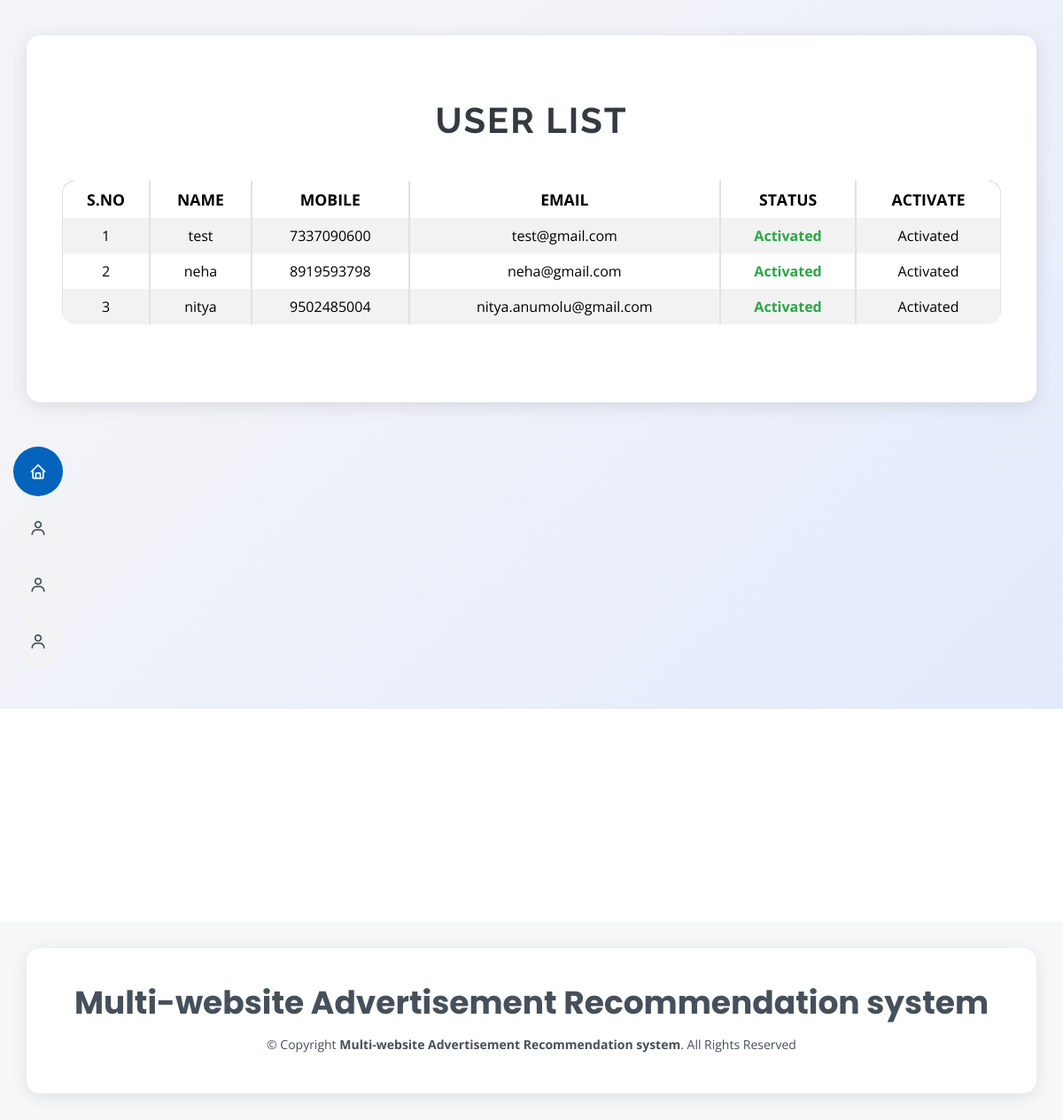
The page /adminhome/ on the database its author committed.
### user/models.py (models this page shows, shortened)
class Usermodel(models.Model):
    name = models.CharField(max_length=100)
    email = models.EmailField(max_length=100)
    password = models.CharField(max_length=100)
    phoneno = models.IntegerField()
    status = models.CharField(max_length=100)
    class Meta:
        db_table = "usermodel"

### multiwebsite/views.py (the view)
# urls.py: path('adminhome/', adms.adminhome, name='adminhome'),
def adminhome(request):
    data = Usermodel.objects.all()
    return render(request, 'admin/adminhome.html', {'data': data})

### assets/templates/admin/adminhome.html (shortened to what this page needs)
{% extends 'admin/adminbase.html' %}
{% load static %}
{% block contents %}
<section class="user-list-section">
    <div class="container py-4">
        <div class="row d-flex justify-content-center py-5">
            <div class="col-md-12">
                <h1 class="text-center mb-4">User List</h1>
                <div class="table-responsive">
                    <table class="table table-striped table-hover table-bordered">
                        <thead>
                            <tr class="text-center">
                                <th scope="col">S.No</th>
                                <th scope="col">Name</th>
                                <th scope="col">Mobile</th>
                                <th scope="col">Email</th>
                                <th scope="col">Status</th>
                                <th scope="col">Activate</th>
                            </tr>
                        </thead>
                        <tbody>
                            {% for i in data %}
                            <tr class="text-center">
                                <td>{{forloop.counter}}</td>
                                <td>{{i.name}}</td>
                                <td>{{i.phoneno}}</td>
                                <td>{{i.email}}</td>
                                <td>
                                    {% if i.status == 'waiting' %}
                                        <span class="waiting">Waiting</span>
                                    {% else %}
                                        <span class="activated">Activated</span>
                                    {% endif %}
                                </td>
                                {% if i.status == 'waiting' %}
                                <td>
                                    <a class="btn btn-success btn-sm" href="/AdminActiveUsers/?uid={{ i.id }}">Activate</a>
                                </td>
                                {% else %}
                                <td>Activated</td>
                                {% endif %}
                            </tr>
                            {% endfor %}
                        </tbody>
                    </table>
                </div>
            </div>
        </div>
    </div>
</section>
<br><br><br><br><br><br><br><br><br><br>
{% endblock %}

### assets/static/css/style.css (style rules this page uses)
body { font-family: "Open Sans", sans-serif; color: #272829; }
h1, h2, h3, h4, h5, h6 { font-family: "Raleway", sans-serif; }
section { padding: 60px 0; overflow: hidden; }

### assets/templates/admin/adminhome.html (style rules this page uses)
.user-list-section { background: linear-gradient(135deg, #f3f4f7 25%, #e2eafc 100%); min-height: 100vh; padding: 40px 0; }
.container { background-color: #fff; border-radius: 15px; box-shadow: 0 4px 20px rgba(0, 0, 0, 0.1); padding: 40px; }
.text-center.mb-4 { font-size: 2.5rem; font-weight: bold; color: #343a40; text-transform: uppercase; letter-spacing: 2px; }
.table { margin-top: 20px; border-collapse: separate; border-spacing: 0; border-radius: 15px; overflow: hidden; }
thead { background-color: #343a40; color: white; border-radius: 15px 15px 0 0; }
thead th { font-size: 1.1rem; text-transform: uppercase; padding: 15px 10px; }
tbody tr { background-color: #fff; transition: background-color 0.3s ease; }
tbody td { padding: 15px; font-size: 1rem; }
tbody .activated { color: #28a745; font-weight: bold; }
.table-responsive { overflow-x: auto; }

### rows shown on the page
Usermodel: name "test", phoneno "7337090600", email "test@gmail.com", status "Activated"
Usermodel: name "neha", phoneno "8919593798", email "neha@gmail.com", status "Activated"
Usermodel: name "nitya", phoneno "9502485004", email "nitya.anumolu@gmail.com", status "Activated"
